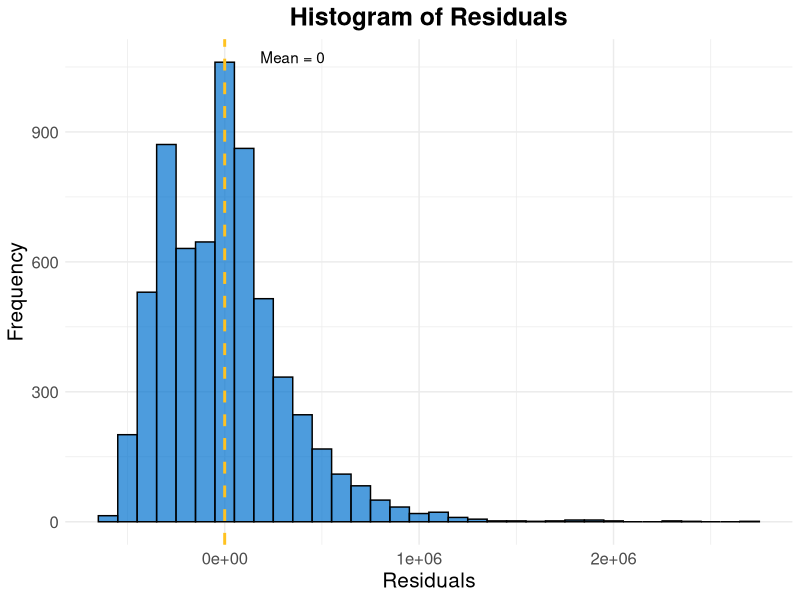

Source code (R):
## ---- chunk 1
#setting up the knitr for other chunks
knitr::opts_chunk$set(
    eval = TRUE,
    message = FALSE,
    warning = FALSE,
    comment = NA,
    echo = FALSE   # This line ensures code is not shown in the output
)

#loading libraries in this chunk and setting things up.
library(tidyr)
library(ggplot2)
library(dplyr)

#Quick cleaning of the dataset.
d = read.csv('Walmart.csv')
d$Date = as.Date(d$Date, '%m/%d/%y')
## ---- chunk 2
#This set of code is for creating regression model and summary
reg = lm(Sales ~ Temperature + Fuel_Price + CPI + Unemployment + 
           IsHoliday + Size + StoreType, data = d)
summary(reg)
## ---- chunk 3
reg2 = lm(Sales ~ IsHoliday, data = d)
summary(reg2)

cf1 = coef(reg2)

intercept1 = cf1[1]
slope1 = cf1[2]
## ---- chunk 4
conf = confint(reg2)

intercept2 = conf[1]
slope2 = conf[2]
intercept3 = conf[3]
slope3 = conf[4]

sales_min_holiday = intercept2 + slope2
sales_max_holiday = intercept3 + slope3

percent_min = sales_min_holiday/intercept1 - 1
percent_max = sales_max_holiday/intercept1 - 1
## ---- chunk 5
cat('The min percent is: ', sprintf("%.3f%%", 100*percent_min))
cat('The max percent is: ', sprintf("%.3f%%", 100*percent_max))
## ---- chunk 6
dummy_stores = factor(d$StoreType)

reg3 = lm(Sales ~ dummy_stores, data = d)
summary(reg3)
## ---- chunk 7
# The histogram of the residuals below shows that the residuals are approximately normally distributed and skewed to the right.

# Create a data frame to store the residuals
residuals_data <- data.frame(residuals = reg$residuals)

# Create a ggplot histogram of residuals
p <- ggplot(residuals_data, aes(x = residuals)) +
  geom_histogram(binwidth = 100000, fill = "#0071CE", color = "black", alpha = 0.7) + 
  labs(title = "Histogram of Residuals", x = "Residuals", y = "Frequency") +
  theme_minimal() +
  geom_vline(xintercept = mean(residuals_data$residuals), linetype = "dashed", color = '#FFC220', size = 1) + 
  annotate("text", x = mean(residuals_data$residuals) + 350000, y=Inf, vjust = 2, label = paste("Mean =", round(mean(residuals_data$residuals), 2)), color = "black") +
  theme(text = element_text(size = 15),
        plot.title = element_text(hjust = 0.5, face = "bold"))

# Fun fact, the hexcode above are actually Walmart's blue and yellow.

# Display the plot
print(p)

